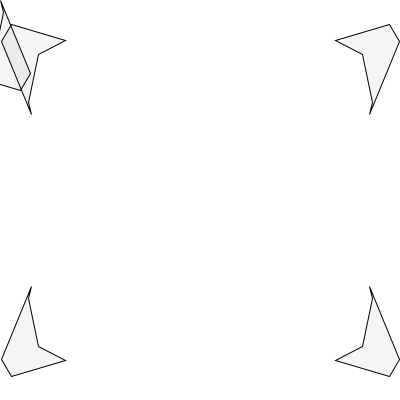
Frame 1 (no input)
Frame 60 (the mouse pressed at the canvas centre just before this capture): identical to frame 1, image omitted
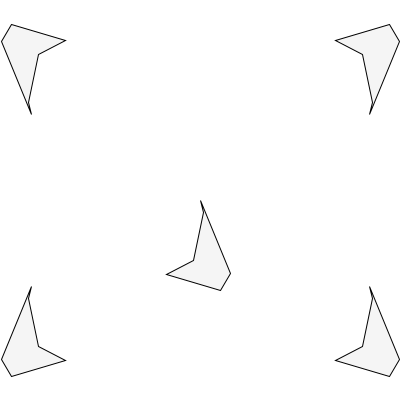
Frame 120 (the mouse held since frame 60 and released just before this capture)

The Processing sketch that drew these frames (run headless with seeded random() and noise(); from frame 60 on, the mouse is pressed at the canvas centre):

// Processing sketch: processing_42244
// ── processing_42244.pde

// vertex variables
int[] a = new int[13];


void setup() {
  size(400, 400);
  smooth();
  for (int i = 0; i < a.length; i += 1){
    a[i] = int(random(120));
    }
}

void draw() {
  background(255);
  fill(0, 10);

  // 4 shapes
  beginShape();
  vertex(a[1], a[2]);
  vertex(a[3], a[4]);
  vertex(a[5], a[6]);
  vertex(a[7], a[8]);
  vertex(a[9], a[10]);
  vertex(a[11], a[12]);
  endShape(CLOSE);
  
  beginShape();
  vertex(width-a[1], a[2]);
  vertex(width-a[3], a[4]);
  vertex(width-a[5], a[6]);
  vertex(width-a[7], a[8]);
  vertex(width-a[9], a[10]);
  vertex(width-a[11], a[12]);
  endShape(CLOSE);
  
  beginShape();
  vertex(a[1], height-a[2]);
  vertex(a[3], height-a[4]);
  vertex(a[5], height-a[6]);
  vertex(a[7], height-a[8]);
  vertex(a[9], height-a[10]);
  vertex(a[11], height-a[12]);
  endShape(CLOSE);
  
  beginShape();
  vertex(width-a[1], height-a[2]);
  vertex(width-a[3], height-a[4]);
  vertex(width-a[5], height-a[6]);
  vertex(width-a[7], height-a[8]);
  vertex(width-a[9], height-a[10]);
  vertex(width-a[11], height-a[12]);
  endShape(CLOSE);
  
  // mouse shape
  beginShape();
  vertex(mouseX, mouseY);
  vertex(mouseX-a[3]+a[1], mouseY-a[4]+a[2]);
  vertex(mouseX-a[5]+a[1], mouseY-a[6]+a[2]);
  vertex(mouseX-a[7]+a[1], mouseY-a[8]+a[2]);
  vertex(mouseX-a[9]+a[1], mouseY-a[10]+a[2]);
  vertex(mouseX-a[11]+a[1], mouseY-a[12]+a[2]);
  endShape(CLOSE);
}
